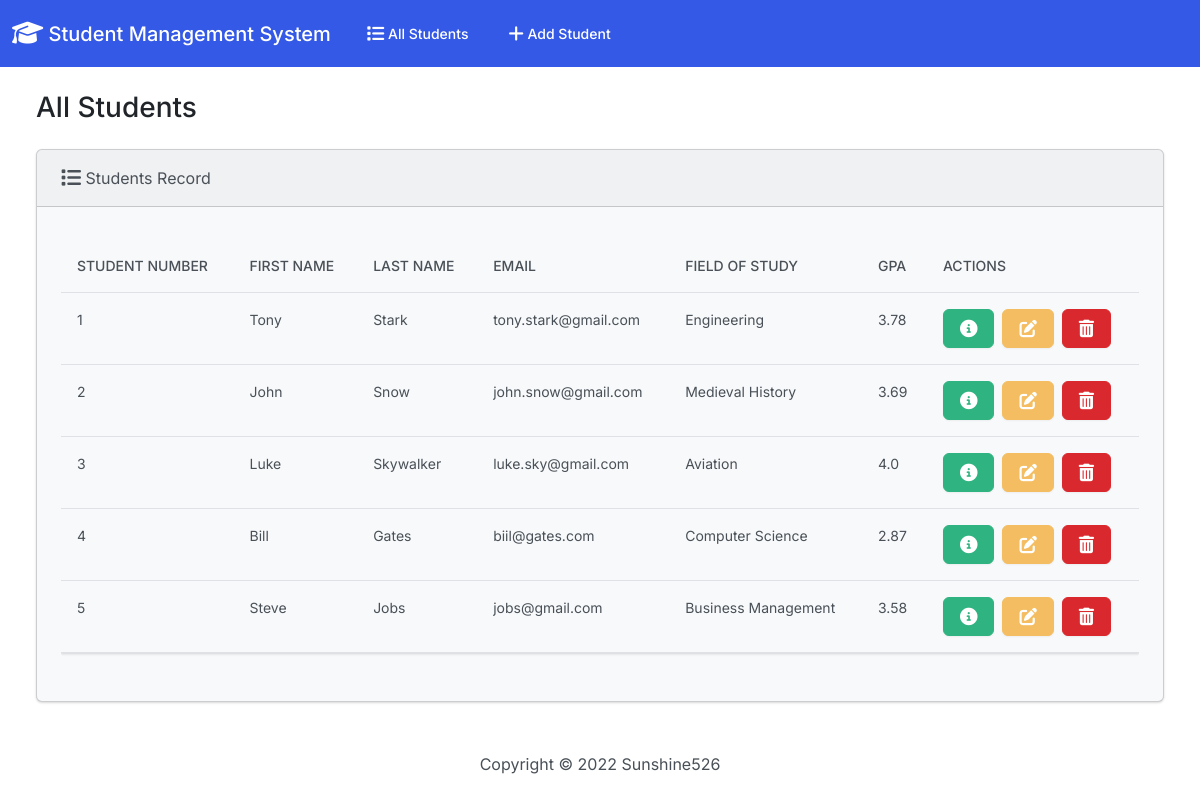
The page / on the database its author committed.
### students/models.py (models this page shows, shortened)
class Student(models.Model):
    student_number = models.PositiveBigIntegerField()
    first_name = models.CharField(max_length=50)
    last_name = models.CharField(max_length=50)
    email = models.EmailField(max_length=100)
    field_of_study = models.CharField(max_length=50)
    gpa = models.FloatField()

### students/views.py (the view)
# urls.py: path('',  views.index , name='index'),
def index(request):
    return render(request, 'students/index.html' , {
        'students': Student.objects.all()
    })

### students/templates/students/index.html (shortened to what this page needs)
{% extends 'students/base.html'%}
{% block body %}
<h3 class="m-4">All Students</h3>
      <div class="row">
        <div class="col-12">
          {% if students %}
          <div class="card bg-light ms-4 me-4 mb-4">
            <div class="card-header">
              <i class="fa-solid fa-list fa-lg"></i> Students Record
            </div>
            <div class="card-body">
              <p class="card-text">
                <div class="table-responsive">
                  <table class="table table-hover">
                    <thead>
                      <tr>
                        <th scope="col">Student Number</th>
                        <th scope="col">First Name</th>
                        <th scope="col">Last Name</th>
                        <th scope="col">Email</th>
                        <th scope="col">Field Of Study</th>
                        <th scope="col">GPA</th>
                        <th scope="col">Actions</th>
                      </tr>
                    </thead>
                    <tbody>
                      {% for student in students %}
                      <tr>
                        <td>{{student.student_number}}</td>
                        <td>{{student.first_name}}</td>
                        <td>{{student.last_name}}</td>
                        <td>{{student.email}}</td>
                        <td>{{student.field_of_study}}</td>
                        <td>{{student.gpa}}</td>
                        <td>
                          <button type="button" class="btn btn-success me-1" href="{% url 'view_student' student.id %}" data-bs-toggle="modal" data-bs-target="#myModal{{student.id}}">
                          </button>
                          <a class="btn btn-warning me-1" href="{% url 'edit' student.id %}">
                          </a>
                        <button type="button" class="btn btn-danger" data-bs-toggle="modal" data-bs-target="#delete{{student.id}}">
                        </button>
                      </td>
                      </tr>
                      {% endfor %}
                    </tbody>
                </table>
                </div>
              </p>
            </div>
          </div>
          {% else %}
          <h5 class="alert alert-primary ms-4 md-4">No Students Record</h5>
          {% endif %}
        </div>
      </div>
{% endblock %}

### students/templates/students/base.html (shortened to what this page needs)
{% load static %}
<!DOCTYPE html>
<html lang="en">
  <head>
    <link
      rel="stylesheet"
      href="https://cdnjs.cloudflare.com/ajax/libs/font-awesome/6.2.0/css/all.min.css"
    />
    <link href="{% static 'css/bootstrap.min.css' %}" rel="stylesheet" />
  </head>
  <body class="d-flex flex-column min-vh-100">
    <nav class="navbar navbar-expand-lg navbar-dark bg-primary">
      <div class="container-fluid">
        <a class="navbar-brand" href="{% url 'index' %}"
          ><i class="fa-solid fa-graduation-cap fa-lg"></i> Student Management
          System</a
        >
        <div class="collapse navbar-collapse" id="navbarColor01">
          <ul class="navbar-nav me-auto">
            <li class="nav-item">
              <a class="nav-link" href="{% url 'index'%}">
                 All Students</a
              >
            </li>
            <li class="nav-item">
              <a class="nav-link" href="{% url 'add' %}"
                > Add Student</a
              >
            </li>
          </ul>
        </div>
      </div>
    </nav>
    <div class="container-fluid">{% block body %} {% endblock %}</div>
    <footer class="mt-auto mb-4">
      <div class="text-center">
        <span>
          Copyright &copy;
          Sunshine526
        </span>
      </div>
    </footer>
  </body>
</html>

### rows shown on the page
Student: student_number "1", first_name "Tony", last_name "Stark", email "tony.stark@gmail.com", field_of_study "Engineering", gpa "3.78"
Student: student_number "2", first_name "John", last_name "Snow", email "john.snow@gmail.com", field_of_study "Medieval History", gpa "3.69"
Student: student_number "3", first_name "Luke", last_name "Skywalker", email "luke.sky@gmail.com", field_of_study "Aviation", gpa "4.0"
Student: student_number "4", first_name "Bill", last_name "Gates", email "biil@gates.com", field_of_study "Computer Science", gpa "2.87"
Student: student_number "5", first_name "Steve", last_name "Jobs", email "jobs@gmail.com", field_of_study "Business Management", gpa "3.58"
